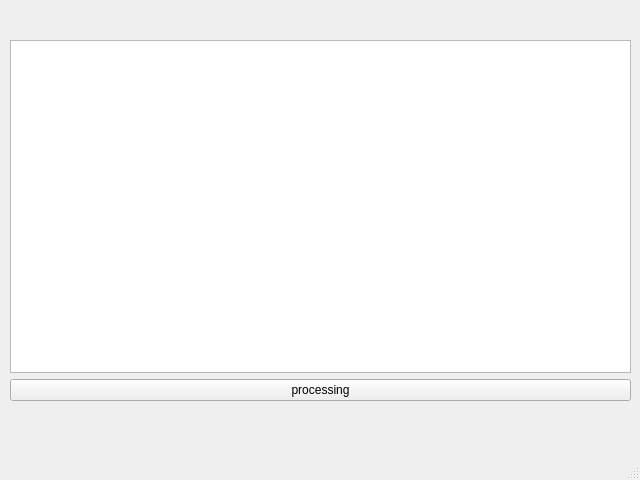
<?xml version="1.0" encoding="UTF-8"?>
<ui version="4.0">
 <class>MainWindow</class>
 <widget class="QMainWindow" name="MainWindow">
  <property name="geometry">
   <rect>
    <x>0</x>
    <y>0</y>
    <width>640</width>
    <height>480</height>
   </rect>
  </property>
  <property name="windowTitle">
   <string>MainWindow</string>
  </property>
  <widget class="QWidget" name="centralwidget">
   <widget class="QWidget" name="gridLayoutWidget">
    <property name="geometry">
     <rect>
      <x>10</x>
      <y>40</y>
      <width>621</width>
      <height>361</height>
     </rect>
    </property>
    <layout class="QGridLayout" name="gridLayout">
     <item row="1" column="0">
      <widget class="QPushButton" name="processingButton">
       <property name="text">
        <string>processing</string>
       </property>
      </widget>
     </item>
     <item row="0" column="0">
      <widget class="QGraphicsView" name="graphicsView"/>
     </item>
    </layout>
   </widget>
  </widget>
  <widget class="QMenuBar" name="menubar">
   <property name="geometry">
    <rect>
     <x>0</x>
     <y>0</y>
     <width>640</width>
     <height>22</height>
    </rect>
   </property>
  </widget>
  <widget class="QStatusBar" name="statusbar"/>
 </widget>
 <resources/>
 <connections/>
</ui>
